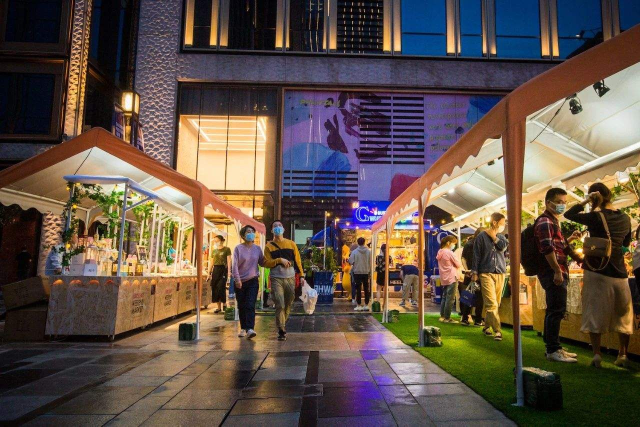
#> input picture origin/nightmarket.png, 1280 x 853 px (shown at 1/2 size); its folder holds only this picture in this run
$ python Pic_change.py   (older library calls are emulated)
#> lines starting #> are read from the running program, lines starting #| are printed output that depends on the picture
import os
from PIL import Image


filename = os.listdir("./origin")   ##放原始图片的文件夹路径
base_dir = r"./origin/"    ## 放原始图片的文件夹路径
new_dir = r"./changed/"    ## 放新图片的文件路径

for img in filename:
    image = Image.open(base_dir + img)
#> image is the input picture: PIL image 1280x853 RGB; mean R, G, B 96.1, 81.4, 71.4
    size_m, size_n = image.size
#> size_m = 1280; size_n = 853
    size_m = int(size_m / 2)
#> size_m = 640
    size_n = int(size_n / 2)
#> size_n = 426
    image_size = image.resize((size_m, size_n), Image.ANTIALIAS)
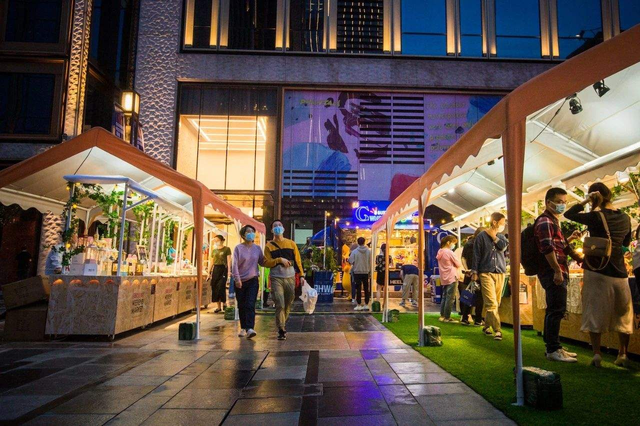
#> image_size: PIL image 640x426 RGB; mean R, G, B 96.1, 81.4, 71.4
 #   image_size = image.resize((768, 1280), Image.NEAREST)   ## 最关键的函数在这里，你需要的时候只需要修改这一行resize后面的数字，注释掉前三行，使用这一行就可以了
    image_size.save(new_dir + img)
